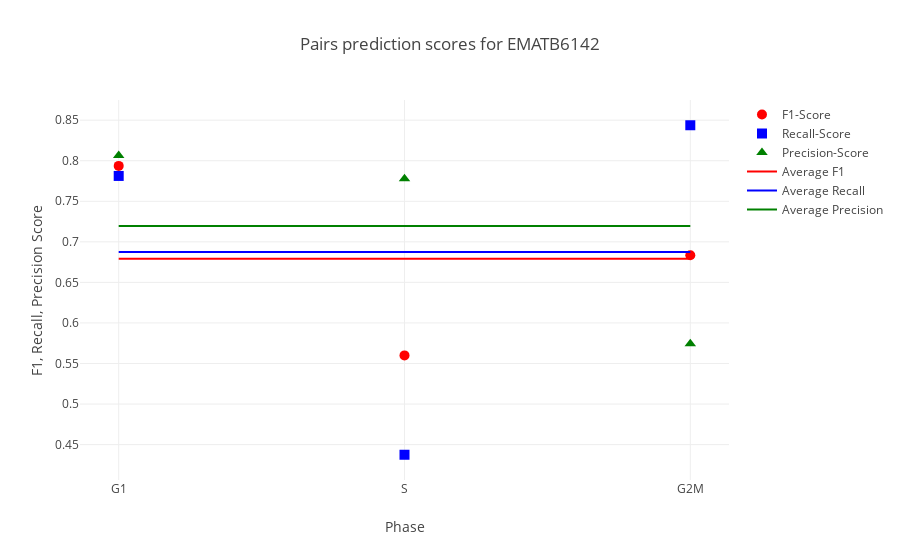

Notebook cell for this chart:
### Code cell
iplot(helper.plot_evaluation(*EMATB6142_evaluation, xaxis=["G1","S","G2M"], xaxislbl="Phase", average=True, title="Pairs prediction scores for EMATB6142"))

### Figure 1 — Plotly figure (JSON) as saved in the notebook; plotly's stock layout.template omitted (floating-point values rounded to 4 significant figures)
{"data": [{"marker": {"color": "red", "size": 10, "symbol": "circle"}, "mode": "markers", "name": "F1-Score", "type": "scatter", "x": ["G1", "S", "G2M"], "y": [0.7937, 0.56, 0.6835]}, {"marker": {"color": "blue", "size": 10, "symbol": "square"}, "mode": "markers", "name": "Recall-Score", "type": "scatter", "x": ["G1", "S", "G2M"], "y": [0.7812, 0.4375, 0.8438]}, {"marker": {"color": "green", "size": 10, "symbol": "triangle-up"}, "mode": "markers", "name": "Precision-Score", "type": "scatter", "x": ["G1", "S", "G2M"], "y": [0.8065, 0.7778, 0.5745]}, {"marker": {"color": "red", "size": 10}, "mode": "lines", "name": "Average F1", "type": "scatter", "x": ["G1", "S", "G2M"], "y": [0.6791, 0.6791, 0.6791]}, {"marker": {"color": "blue", "size": 10}, "mode": "lines", "name": "Average Recall", "type": "scatter", "x": ["G1", "S", "G2M"], "y": [0.6875, 0.6875, 0.6875]}, {"marker": {"color": "green", "size": 10}, "mode": "lines", "name": "Average Precision", "type": "scatter", "x": ["G1", "S", "G2M"], "y": [0.7196, 0.7196, 0.7196]}], "layout": {"title": "Pairs prediction scores for EMATB6142", "xaxis": {"title": "Phase"}, "yaxis": {"title": "F1, Recall, Precision Score"}}}
